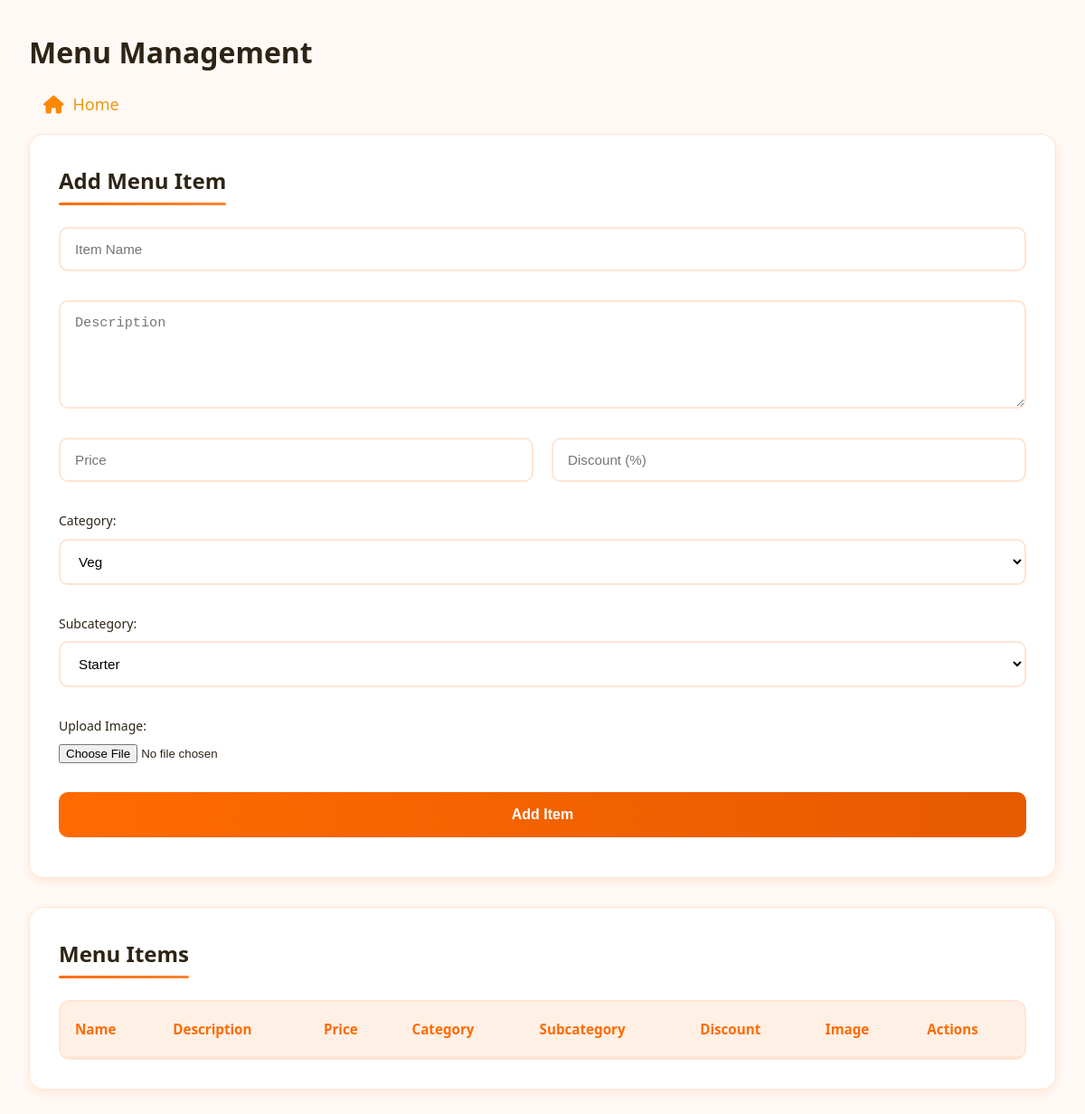
Before: /edit_item/14 with the older database file.
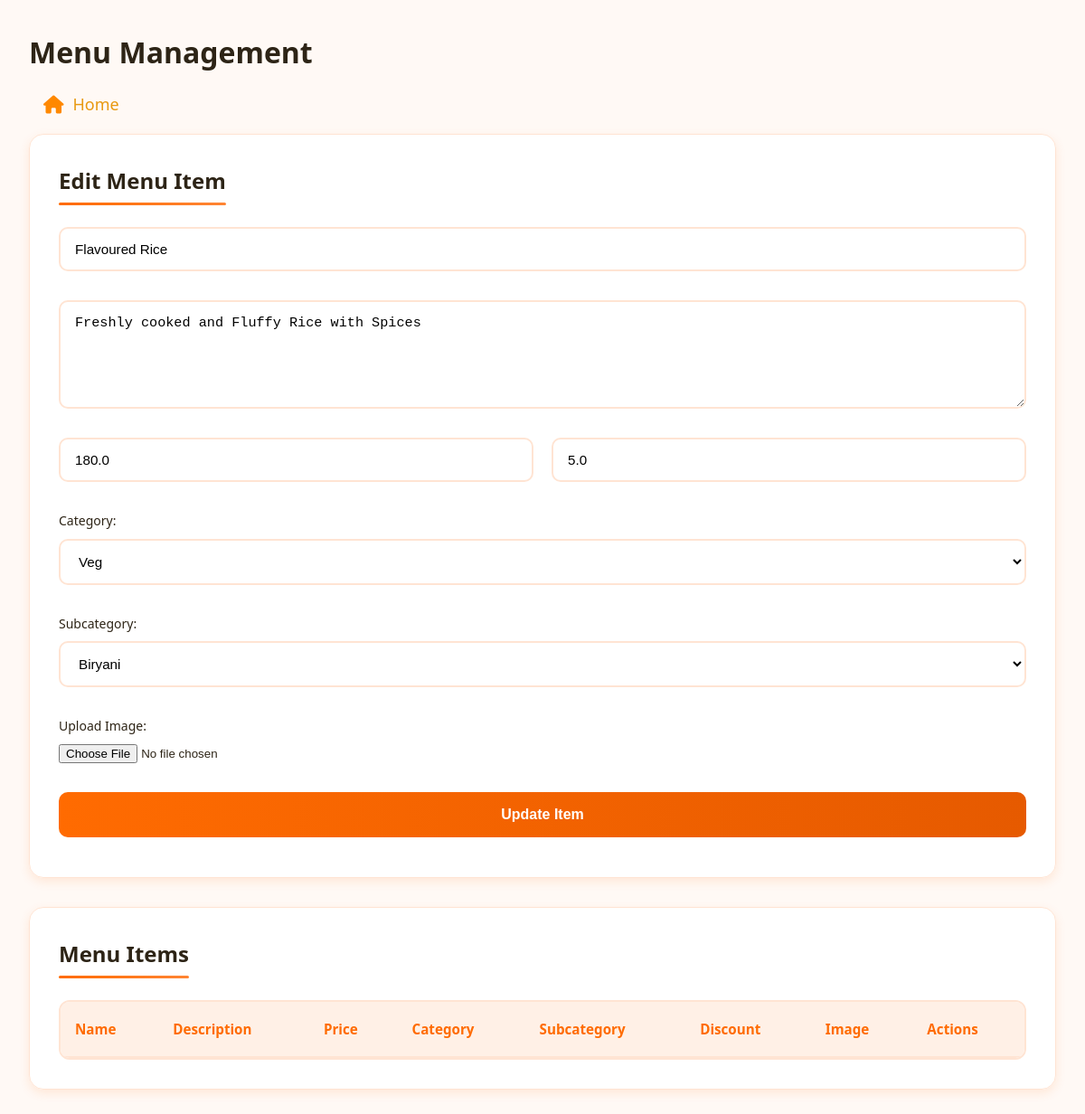
After: the same page with the newer database file.
### tables this page shows
CREATE TABLE "menu_items" (
	"id"	INTEGER,
	"name"	TEXT NOT NULL,
	"description"	TEXT NOT NULL,
	"price"	REAL NOT NULL,
	"image_path"	TEXT NOT NULL,
	"category"	TEXT NOT NULL DEFAULT 'veg',
	"subcategory"	TEXT NOT NULL DEFAULT 'starter',
	"discount"	REAL NOT NULL DEFAULT 0.0,
	PRIMARY KEY("id" AUTOINCREMENT)
);

### mergedapp.py (the view, shortened to what this page needs)
@app.route('/edit_item/<int:item_id>', methods=['GET', 'POST'])
def edit_item(item_id):
    try:
        with sqlite3.connect(DATABASE) as conn:
            cursor = conn.cursor()
            cursor.execute('SELECT * FROM menu_items WHERE id=?', (item_id,))
            item = cursor.fetchone()
        return render_template('menu_management.html', item=item, items=[])
    except Exception as e:
        return f"Error editing item: {e}", 500

### templates/menu_management.html (shortened to what this page needs)
<html lang="en">
<head>
    <link rel="stylesheet" href="{{ url_for('static', filename='stylesss.css') }}">
    <link rel="stylesheet" href="https://cdnjs.cloudflare.com/ajax/libs/font-awesome/6.0.0/css/all.min.css">
</head>
<body>
    <div class="container">
        <div class="header">
            <h1>Menu Management</h1>
            <ul>
                <li><a href="{{ url_for('admin') }}"><i class="fa-solid fa-house"></i> Home</a></li>
            </ul>
        </div>
        <div class="content-wrapper">
            <div class="form-section">
                <h2>{% if item %}Edit Menu Item{% else %}Add Menu Item{% endif %}</h2>
                <form method="POST" action="{% if item %}{{ url_for('edit_item', item_id=item[0]) }}{% else %}{{ url_for('add_item') }}{% endif %}" enctype="multipart/form-data" class="menu-form">
                    <div class="form-group">
                        <input type="text" name="name" placeholder="Item Name" value="{{ item[1] if item else '' }}" required>
                    </div>
                    <div class="form-group">
                        <textarea name="description" placeholder="Description" required>{{ item[2] if item else '' }}</textarea>
                    </div>
                    <div class="form-row">
                        <div class="form-group">
                            <input type="number" step="0.01" name="price" placeholder="Price" value="{{ item[3] if item else '' }}" required>
                        </div>
                        <div class="form-group">
                            <input type="number" name="discount" placeholder="Discount (%)" value="{{ item[7] if item else '' }}" min="0" max="100">
                        </div>
                    </div>
                    <div class="form-group">
                        <label for="category">Category:</label>
                        <select name="category" id="category" required>
                            <option value="veg" {% if item and item[5] == 'veg' %}selected{% endif %}>Veg</option>
                        </select>
                    </div>
                    <div class="form-group">
                        <label for="subcategory">Subcategory:</label>
                        <select name="subcategory" id="subcategory" required>
                            <option value="starter" {% if item and item[6] == 'starter' %}selected{% endif %}>Starter</option>
                            <option value="biryani" {% if item and item[6] == 'biryani' %}selected{% endif %}>Biryani</option>
                        </select>
                    </div>
                    <div class="form-group">
                        <label for="image">Upload Image:</label>
                        <input type="file" name="image" id="image" accept="image/*" {% if item %}required{% endif %} class="file-input">
                    </div>
                    <div class="form-group">
                        <button type="submit">{% if item %}Update Item{% else %}Add Item{% endif %}</button>
                    </div>
                </form>
            </div>
            <div class="table-section">
                <h2>Menu Items</h2>
                <div class="table-container">
                    <table>
                        <thead>
                            <tr>
                                <th>Name</th>
                                <th>Description</th>
                                <th>Price</th>
                                <th>Category</th>
                                <th>Subcategory</th>
                                <th>Discount</th>
                                <th>Image</th>
                                <th>Actions</th>
                            </tr>
                        </thead>
                    </table>
                </div>
            </div>
        </div>
    </div>
</body>
</html>

Changed rows visible on the page:
added menu_items: name "Flavoured Rice", description "Freshly cooked and Fluffy Rice with Spices", price "180.0", discount "5.0", category "Veg", subcategory "Biryani"
Other visible differences:
form field category: "Veg" → (not shown)
form field subcategory: "Starter" → (not shown)
text no longer shown: "Add Menu Item Add Item"
text now shown: "Edit Menu Item Update Item"
